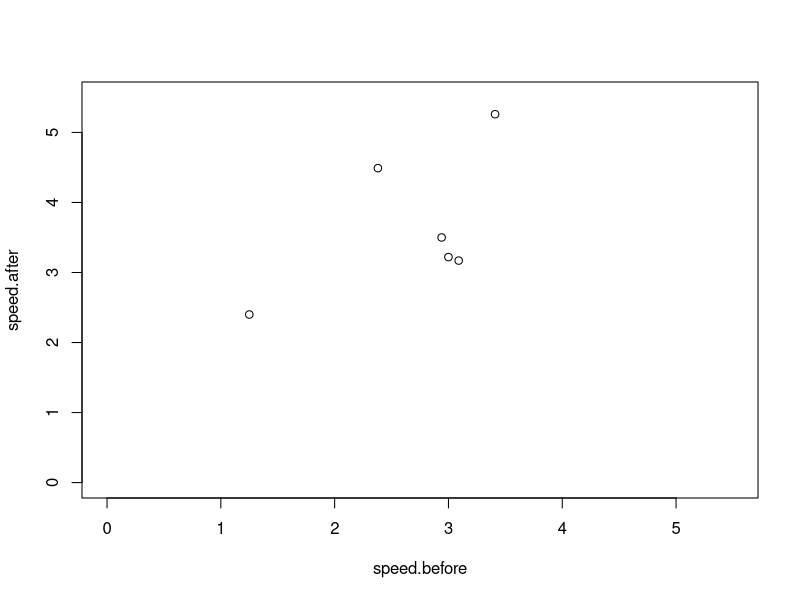

Write the R code that produced this figure.
# The data in spider.txt file are from an experiment where researchers removed a pedipalp from male spiders. 
# In males these are enlarged and used in mating. 
# They hypothesised that the pedipalp was a sexual handicap to the male spiders.
# They measured the speed (in cm/s) of spiders before and after amputation. 
# Download this to a folder that you can access. Look at it in a text editor (eg notepad in Windows or TextEdit in OS X). 
# Read it into R to create a dataframe object. View the first 6 lines. 
# Summarise the data. Produce a simple plot of spider speed before versus after amputation. 
# Is there a relationship between speed before and after amputation?
# Now set the xlim and ylim arguments to start the axes at zero and plot both axes on the scale. 
# From this, or the summary of the data above,
# is there an effect of amputation on spider speed? (In later topics we’ll show you how to conduct statistical tests.)

df = read.table("spider.txt",header= T) #load the file to read

View(df) 

df1 = head(df) #select first 6 rows

View(df1)

summary(df1) #summarize the data

plot(speed.after~speed.before,data=df1,xlim=c(0,5.5),ylim=c(0,5.5))

#according to the graph, speed increases after removing a pedipalp from male spiders. 
#it almost doubles in some cases.
#Also if you see, there are more points towards 
#the upper triangular part of graph
#which conveys that the speed does increase after removing the pedipalp.
